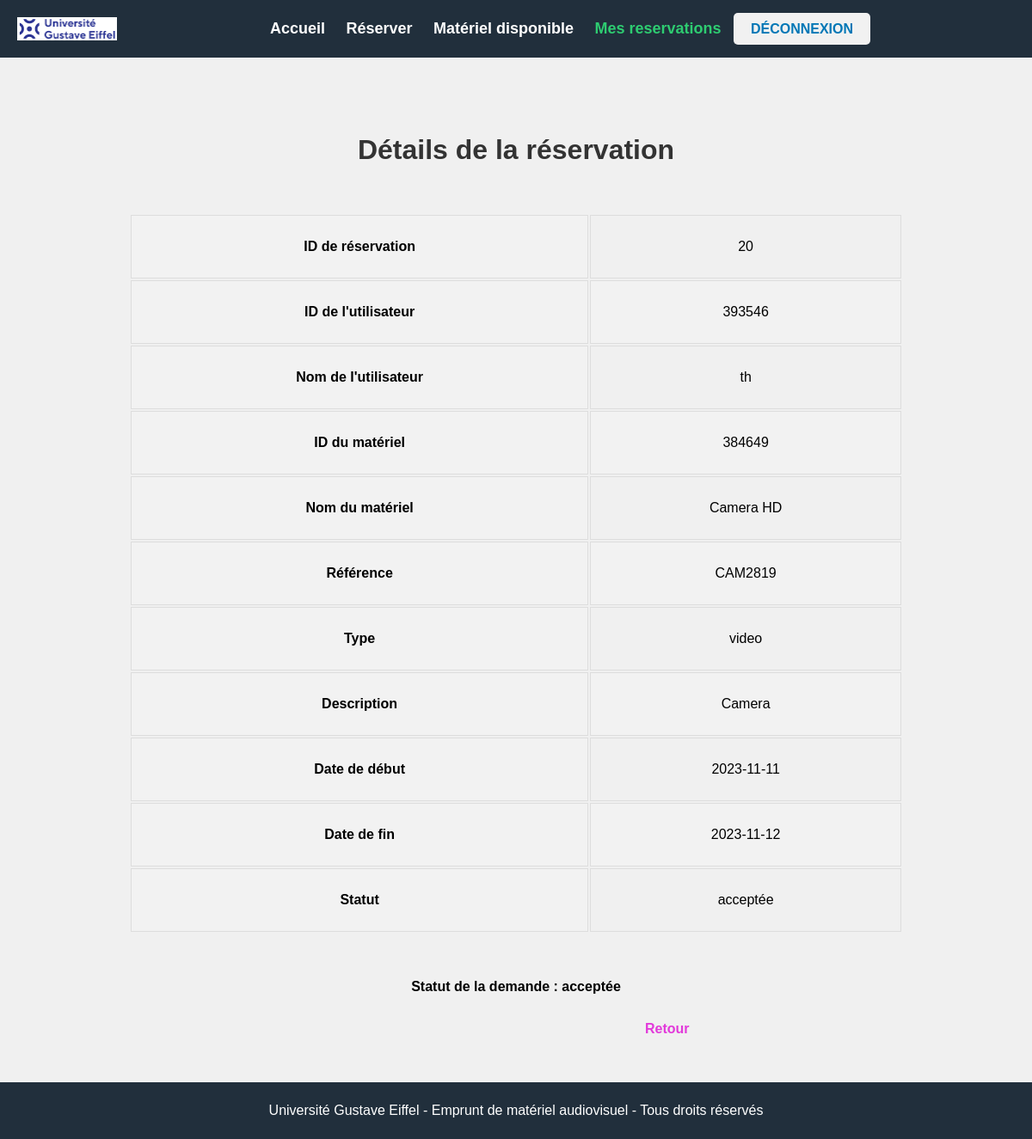
/reservation_detail.php?id=20 (signed in), run on the app's committed database.
### tables this page shows
CREATE TABLE IF NOT EXISTS `reserve` (
  `ID_utilisateur` int NOT NULL,
  `ID_materiel` int NOT NULL,
  `dateDebut` date DEFAULT NULL,
  `dateFin` date DEFAULT NULL,
  `statut` varchar(255) DEFAULT NULL,
  `ID_reservation` int NOT NULL AUTO_INCREMENT,
  PRIMARY KEY (`ID_reservation`),
  KEY `reserve_Materiel0_FK` (`ID_materiel`),
  KEY `ID_utilisateur` (`ID_utilisateur`,`ID_materiel`) USING BTREE
);

CREATE TABLE IF NOT EXISTS `utilisateur` (
  `ID_utilisateur` int NOT NULL,
  `prenom` varchar(255) DEFAULT NULL,
  `nom` varchar(255) DEFAULT NULL,
  `email` varchar(255) DEFAULT NULL,
  `datenaiss` varchar(255) DEFAULT NULL,
  `password` varchar(255) DEFAULT NULL,
  `ID_role` int NOT NULL,
  PRIMARY KEY (`ID_utilisateur`),
  KEY `utilisateur_role_FK` (`ID_role`)
);

CREATE TABLE IF NOT EXISTS `materiel` (
  `ID_materiel` int NOT NULL,
  `nom` varchar(255) DEFAULT NULL,
  `reference` varchar(255) DEFAULT NULL,
  `type` varchar(255) NOT NULL,
  `description` text,
  PRIMARY KEY (`ID_materiel`)
);

### reservation_detail.php (the view, shortened to what this page needs)
<?php
$id_reservation = $_GET['id'];
try {
    $bdd = new PDO(
        'mysql:host=localhost;dbname=location_materiel;charset=utf8',
        'root'
    );
    $bdd->setAttribute(PDO::ATTR_ERRMODE, PDO::ERRMODE_EXCEPTION);
} catch (Exception $e) {
    die(print_r($e));
}
$query = $query = $query = $query = "SELECT reserve.ID_reservation, reserve.ID_utilisateur, reserve.ID_materiel, utilisateur.nom AS nom, materiel.nom AS nom_materiel, materiel.reference, materiel.type, materiel.description, reserve.dateDebut, reserve.dateFin, reserve.statut FROM reserve JOIN utilisateur ON reserve.ID_utilisateur = utilisateur.ID_utilisateur JOIN materiel ON reserve.ID_materiel = materiel.ID_materiel WHERE ID_reservation = :id_reservation";
$stmt = $bdd->prepare($query);
$stmt->bindParam(':id_reservation', $id_reservation, PDO::PARAM_INT);
$stmt->execute();
$reservation = $stmt->fetch(PDO::FETCH_ASSOC);
$role = $_SESSION['ID_role'];
?>
<!DOCTYPE html>
<html lang="fr">
<head>
    <link rel="stylesheet" href="styles/reservation_detail.css"/>
</head>
<body>
<header>
      <nav>
        <img src = "Ressources/logouniv.png">
        <ul>
          <li><a href="a_SAE203.php">Accueil</a></li>
          <li><a href="reservation.php">Réserver</a></li>
          <li><a href="liste.php">Matériel disponible</a></li>
          <li><a id="accueil"href="reservation_liste.php">Mes reservations</a></li>
          <a href="deconnexion.php" class="btn btn-danger btn-lg">Déconnexion</a>
        </ul>
      </nav>
    </header>
    <div class="container">
    <h1>Détails de la réservation</h1>
    <table>
        <tr>
            <th>ID de réservation</th>
            <td><?php echo $reservation['ID_reservation']; ?></td>
        </tr>
        <tr>
            <th>ID de l'utilisateur</th>
            <td><?php echo $reservation['ID_utilisateur']; ?></td>
        </tr>
        <tr>
            <th>Nom de l'utilisateur</th>
            <td><?php echo $reservation['nom']; ?></td>
        </tr>
        <tr>
            <th>ID du matériel</th>
            <td><?php echo $reservation['ID_materiel']; ?></td>
        </tr>
        <tr>
            <th>Nom du matériel</th>
            <td><?php echo $reservation['nom_materiel']; ?></td>
        </tr>
        <tr>
            <th>Référence</th>
            <td><?php echo $reservation['reference']; ?></td>
        </tr>
        <tr>
            <th>Type</th>
            <td><?php echo $reservation['type']; ?></td>
        </tr>
        <tr>
            <th>Description</th>
            <td><?php echo $reservation['description']; ?></td>
        </tr>
        <tr>
            <th>Date de début</th>
            <td><?php echo $reservation['dateDebut']; ?></td>
        </tr>
        <tr>
            <th>Date de fin</th>
            <td><?php echo $reservation['dateFin']; ?></td>
        </tr>
        <tr>
            <th>Statut</th>
            <td><?php echo $reservation['statut']; ?></td>
        </tr>
    </table>
</div>
<div>
    <?php if ($role == '2') {  ?>
        <?php if ($reservation['statut'] == 'en attente') { ?>
            <a id="accepter"href="reservation_accepte.php?id=<?php echo $reservation['ID_reservation']; ?>">Accepter</a>
            <a id="rejeter"href="reservation_rejete.php?id=<?php echo $reservation['ID_reservation']; ?>">Rejeter</a>
        <?php } ?>
    <?php } else {  ?>
        <p id="statut">Statut de la demande : <?php echo $reservation['statut']; ?></p>
    <?php } ?>
    </div>
    <a href="javascript:history.go(-1)"id="back">Retour</a>
    <footer>
      <p>Université Gustave Eiffel - Emprunt de matériel audiovisuel - Tous droits réservés</p>
    </footer>
</body>
</html>

### Styles/reservation_detail.css (style rules this page uses)
header { background-color: #0077b6; justify-content: space-between; align-items: center; padding: 20px; font-weight: bold; }
header { scroll-behavior: smooth; background-color:#212F3C; opacity:100%; padding: 20px; top: 0; width: 100%; z-index: 1; justify-content: flex-end!important; align-items: center!important; text-align: center!important; position: fixed; }
.btn { background-color: #f1f1f1; color: #0077b6; border: none; padding: 10px 20px; border-radius: 5px; font-size: 16px; text-transform: uppercase; cursor: pointer; transition: all 0.3s ease; }
nav ul { list-style: none; margin: 0; padding: 0; }
nav ul li { display: inline-block; }
nav ul li a { color: white; padding: 10px; text-decoration: none; transition: .4s; border-radius: 5px; font-size: 18px; font-weight: 700; text-align: center; }
img { width: 116px; height: 27px; float:left; }
footer { background-color:#212F3C; opacity:100%; color: #fff; text-align: center; padding: 20px; position:relative; bottom:0; width: 100%; margin-top:50px; }
footer p { font-size: 16px; margin: 0; line-height: 1.6; }
table { width: 75%; margin-left: auto; margin-right: auto; margin-top:50px; margin-bottom:50px; }
th, td { padding: 24px; text-align: center; border: 1px solid #ddd; }
th { background-color: #f2f2f2; }
tbody tr:nth-child(even) { background-color: #f2f2f2; }
a { text-decoration: none; color: blue; }
h1, h2 { color: #333; }
* { margin: 0; padding: 0; box-sizing: border-box; }
body { font-family: Arial, sans-serif; font-size: 16px; line-height: 1.5; background-color: #f0f0f0; }
header { scroll-behavior: smooth; background-color:#212F3C; opacity:100%; padding: 20px; top: 0; width: 100%; z-index: 1; justify-content: flex-end!important; align-items: center!important; text-align: center!important; position:absolute; }
a { color:black; font-weight:bold; transition:.5s; }
#accueil { color:#2ECC71; }
#back { margin-left:750px; color:#E239DA; }
h1 { margin-top:150px; text-align:center; }
#statut { text-align:center; margin-top:50px; font-weight:bold; margin-bottom:25px; }

### data on the page
reserve: ID_reservation "20", ID_utilisateur "393546", ID_utilisateur.nom "th", ID_materiel "384649", ID_materiel.nom "Camera HD", ID_materiel.reference "CAM2819", ID_materiel.type "video", ID_materiel.description "Camera", dateDebut "2023-11-11", dateFin "2023-11-12", statut "acceptée"
